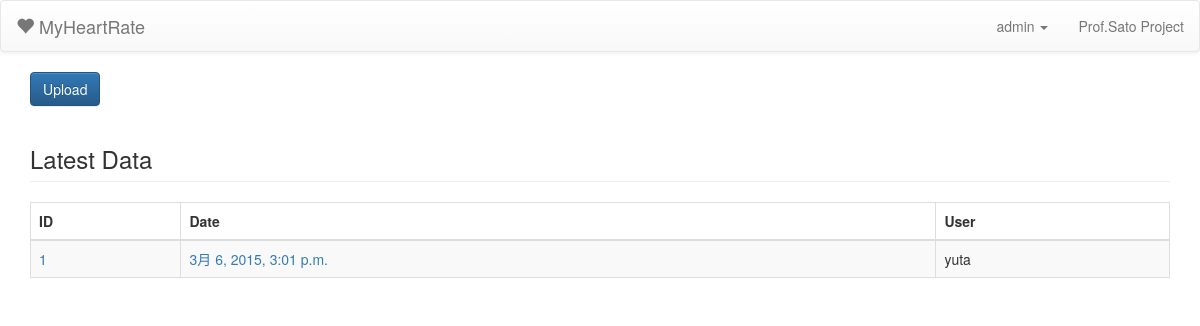
/myheartrate/ (signed in), run on an earlier commit of the app's database.
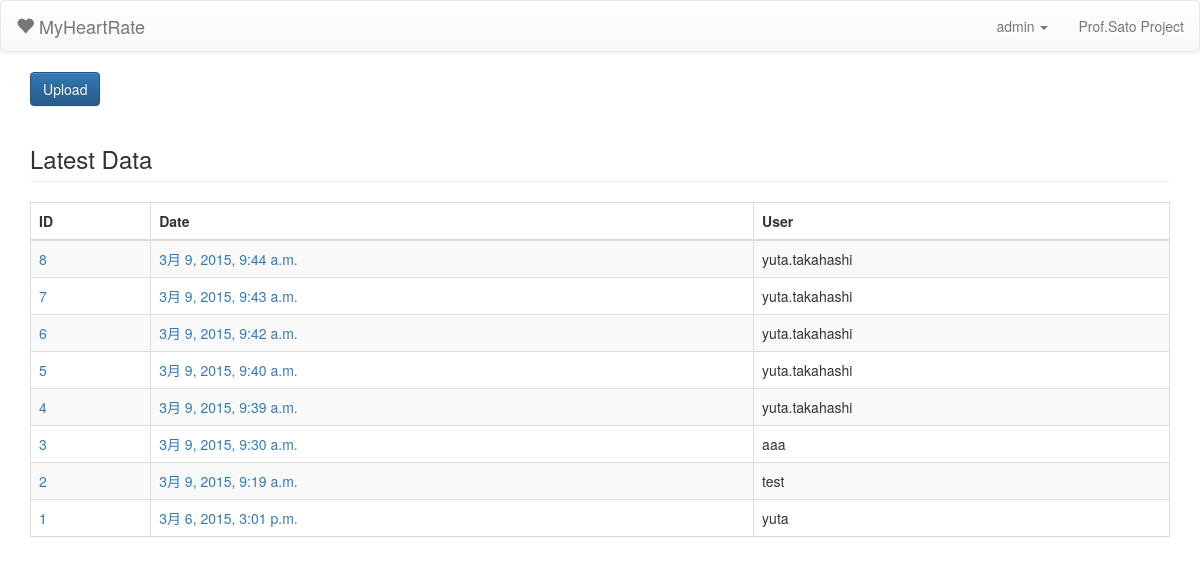
And on a later commit of the database.
### cms/models.py (models this page shows, shortened)
class HeartRateData(models.Model):
	pub_date = models.DateTimeField(default=datetime.now)
	user = models.CharField(max_length=50)
	firstTime = models.DateTimeField(default=datetime.now)
	endTime = models.DateTimeField(default=datetime.now)
	points = models.IntegerField(blank=False, default=0)

### cms/views.py (the view)
def myheartrate_main(request):
	return render_to_main(request)

### cms/views.py (called while the page is built)
def render_to_main(request):
	datalist = HeartRateData.objects.all().order_by('id')
	return render_to_response('cms/myheartrate_main.html',
			{'datalist': datalist[::-1]},
			context_instance=RequestContext(request))

### cms/templates/cms/myheartrate_main.html (shortened to what this page needs)
{% extends "base.html" %}
{% block content %}
{% if user.is_authenticated %}
<a data-toggle="modal" href="#upload" class="btn btn-primary">Upload</a>
<h3 class="page-header">Latest Data</h3>
<table class="table table-striped table-bordered">
  <thead>
    <tr>
      <th>ID</th>
      <th>Date</th>
      <th>User</th>
    </tr>
  </thead>
  <tbody>
    {% for data in datalist %}
      <tr>
        <td>
          <a href="/myheartrate/data/{{ data.id }}/fundamental/">
            {{ data.id }}
          </a>
        </td>
        <td>
          <a href="/myheartrate/data/{{ data.id }}/fundamental/">
            {{ data.pub_date }}
          </a>
        </td>
        <td>{{ data.user }}</td>
      </tr>
    {% endfor %}
  </tbody>
</table>
{% else %}
<center>
<img src="/static/images/heart.png" alt ="http://sozaing.com/material/%E3%83%8F%E3%83%BC%E3%83%88%E5%9E%8B%E3%81%AE%E3%82%A2%E3%82%A4%E3%82%B3%E3%83%B3.html" />
<h1>MyHeartRate</h1>
<button type="button" class="btn btn-info"><a href="/myheartrate/login">Login</a></button>
</center>
{% endif %}
{% endblock content %}

What changed in the data, as far as the page shows it:
added HeartRateData: id "8", pub_date "3月 9, 2015, 9:44 a.m.", user "yuta.takahashi"
added HeartRateData: id "7", pub_date "3月 9, 2015, 9:43 a.m.", user "yuta.takahashi"
added HeartRateData: id "6", pub_date "3月 9, 2015, 9:42 a.m.", user "yuta.takahashi"
added HeartRateData: id "5", pub_date "3月 9, 2015, 9:40 a.m.", user "yuta.takahashi"
added HeartRateData: id "4", pub_date "3月 9, 2015, 9:39 a.m.", user "yuta.takahashi"
added HeartRateData: id "3", pub_date "3月 9, 2015, 9:30 a.m.", user "aaa"
added HeartRateData: id "2", pub_date "3月 9, 2015, 9:19 a.m.", user "test"
